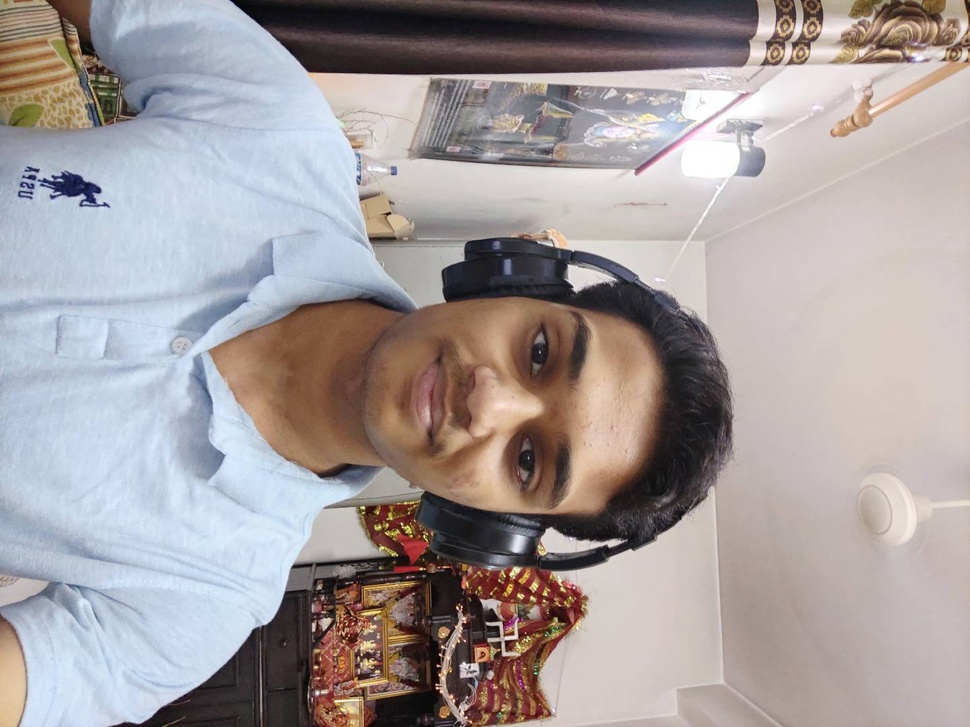
#> input picture Python/Projects/photo2.jpg, 970 x 727 px, shrunk from 1440 x 1080 before the run, found by its file name
$ python Imagecovert.py
#> lines starting #> are read from the running program, lines starting #| are printed output that depends on the picture
import numpy as np
import imageio
import scipy.ndimage
import cv2

img = "./python/photo2.jpg"

def rgb2gray(rgb):
    return np.dot(rgb[...,:3],[0.2,0.2,0.11])
# return np.dot(rgb[...,13],[0.2989,0.5789,0.1231])
def dodge(front,back):
    final_sketch=front*255/(255-back)
    final_sketch[back==255]=255
    return final_sketch.astype('uint8')

ss = imageio.imread(img)
#> ss is the input picture: shape (727, 970, 3); mean R, G, B 165, 157, 157.2
gray = rgb2gray(ss)
#> in rgb2gray, `return np.dot(rgb[...,:3],[0.2,0.2,0.11])`:
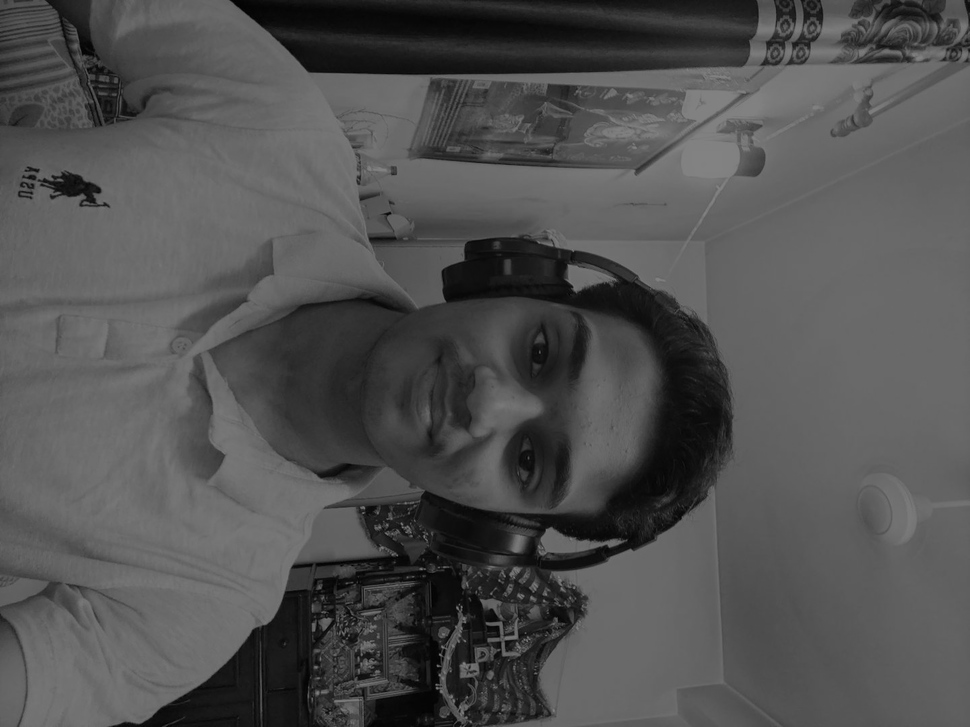
#> returned value: shape (727, 970) float64; min 0.8, max 130.1, mean 81.7

i=255-gray
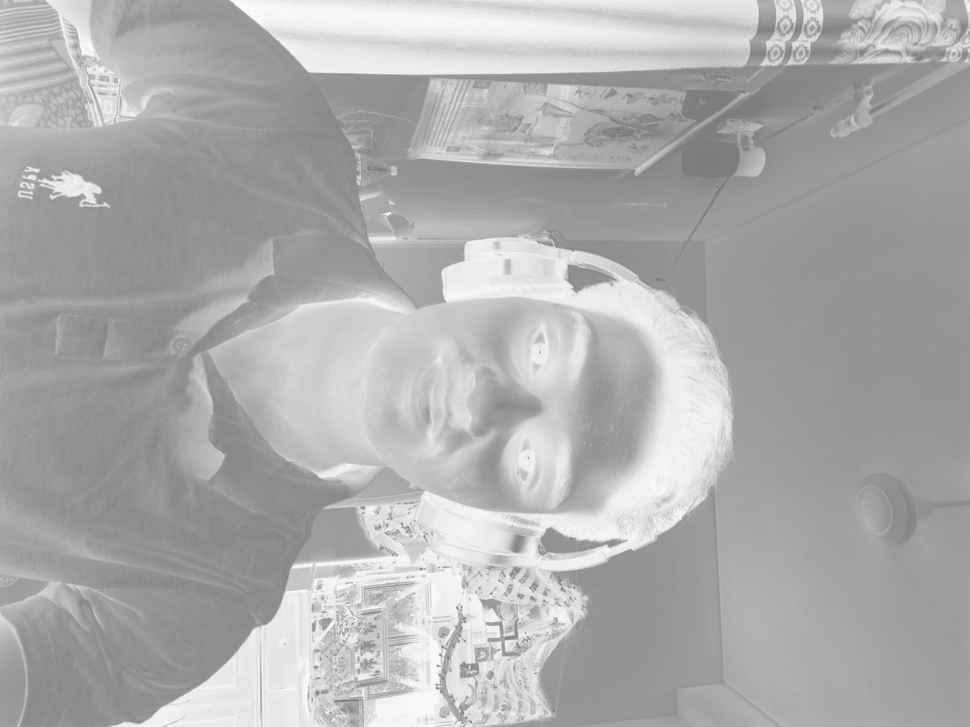
#> i: shape (727, 970) float64; min 124.9, max 254.2, mean 173.3

blur = scipy.ndimage.filters.gaussian_filter(i,sigma = 15)
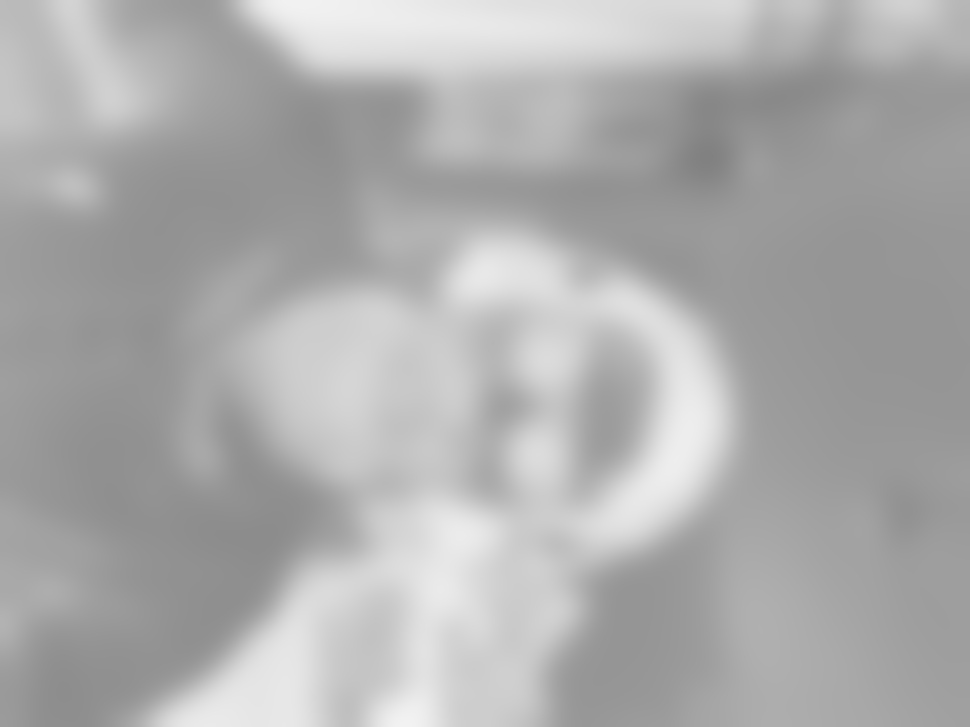
#> blur: shape (727, 970) float64; min 129.3, max 242.6, mean 173.3
r=dodge(blur,gray)
#> in dodge, `final_sketch=front*255/(255-back)`:
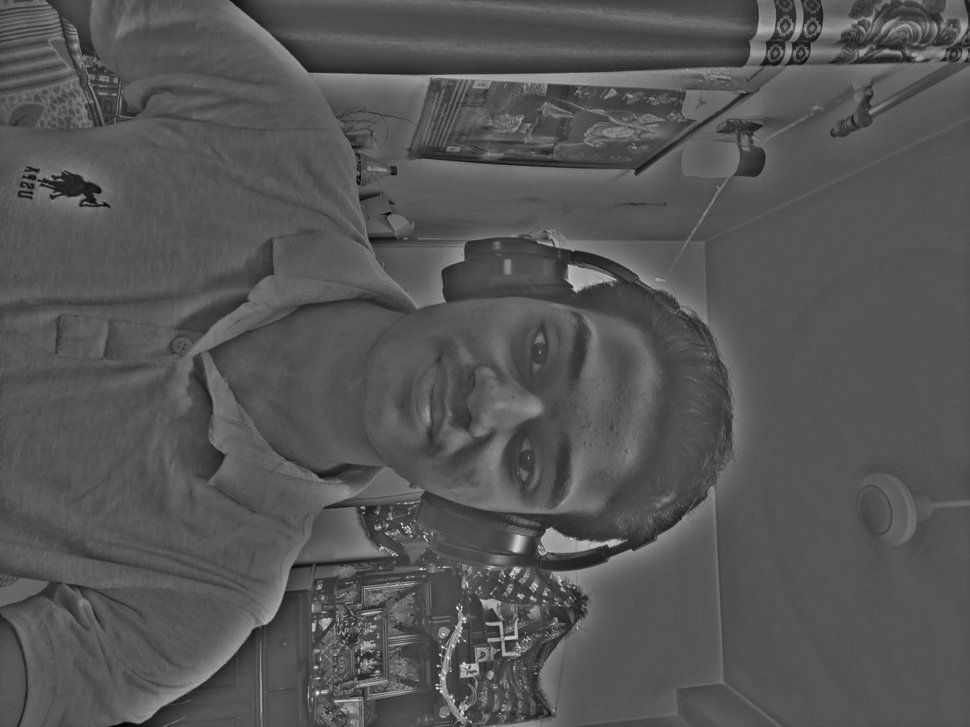
#> final_sketch: shape (727, 970) float64; min 165.1, max 437.8, mean 256.6; drawn with min black and max white
#> in dodge, `return final_sketch.astype('uint8')`:
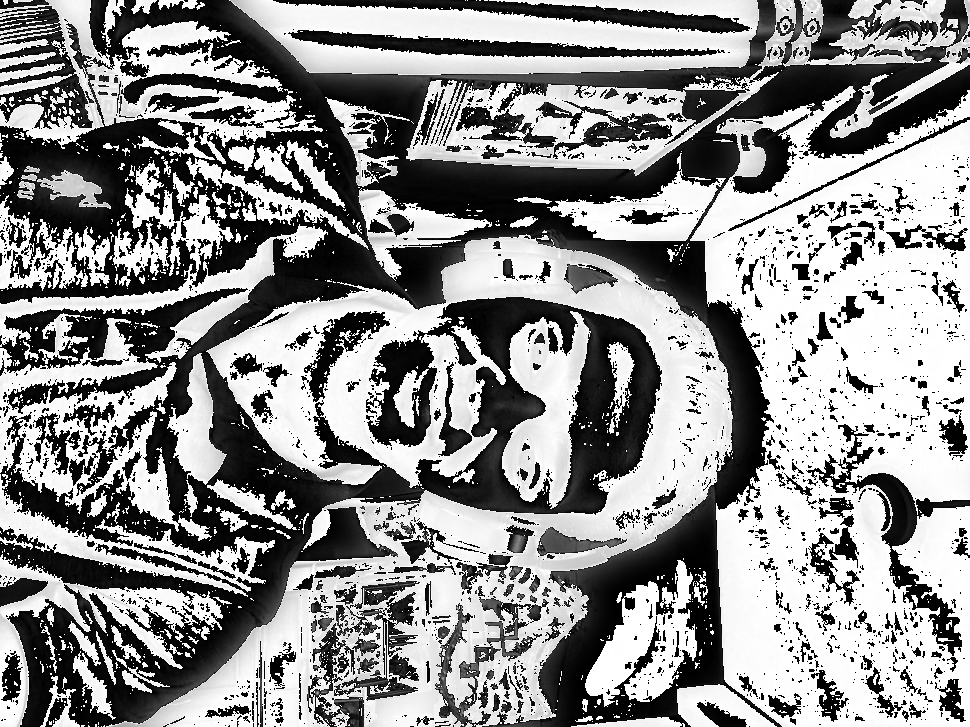
#> returned value: shape (727, 970); min 0, max 255, mean 142.1

cv2.imwrite('./python/photo2-sketch.png',r)
